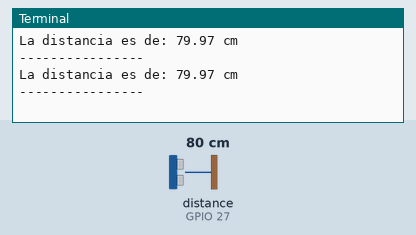
Recording of a program running on a simulated Raspberry Pi (BCM pin numbers). Parts: the last lines printed to the terminal. The inputs (shaded band) are chosen by the test bench; at power-on: distance to the obstacle (sensor on GPIO 27) 80 cm. The echo pulse lasts 58.3 µs per cm; the clock reads 2024-03-15 10:24:30 at power-on unless the program sets it.

Above: at 1.2 s.
1.3 s: distance to the obstacle (sensor on GPIO 27) set to 2 cm
At 2.3 s:
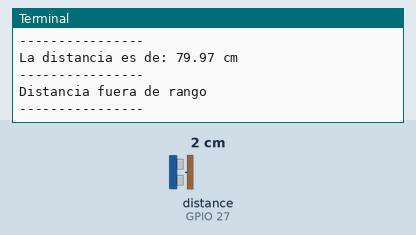
3.9 s: distance to the obstacle (sensor on GPIO 27) set to 4 cm
At 4.5 s:
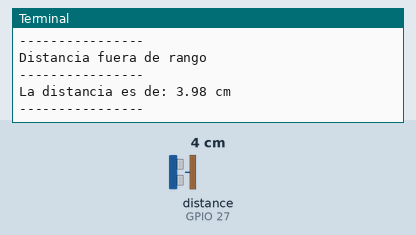

The program:

KY-050pi.py
```python
import time
import RPi.GPIO as GPIO

GPIO.setmode(GPIO.BCM)

Trigger_Pin = 17
Echo_Pin = 27
sleeptime = 0.8

GPIO.setup(Trigger_Pin, GPIO.OUT)
GPIO.setup(Echo_Pin, GPIO.IN)
GPIO.output(Trigger_Pin, False)

try:
    while True:
        GPIO.output(Trigger_Pin, True)
        time.sleep(0.00001)
        GPIO.output(Trigger_Pin, False)
        pulso_inicio = time.time()
        while GPIO.input(Echo_Pin) == 0:
            pulso_inicio = time.time()
        while GPIO.input(Echo_Pin) == 1:
            pulso_fin = time.time()
        duracion = pulso_fin - pulso_inicio
        distancia = (duracion * 34300) / 2
        if distancia < 2 or (round(distancia) > 300):
            print("Distancia fuera de rango")
            print("----------------")
        else:
            distancia = format((duracion * 34300) / 2, '.2f')
            print(("La distancia es de:"), distancia,("cm"))
            print("----------------")
        time.sleep(sleeptime)

except KeyboardInterrupt:
    GPIO.cleanup()
```

Measured:
- after the input at 1.3 s, the terminal: prints a new line after 0.31 s (image 1)
- after the input at 3.9 s, the terminal: prints a new line after 0.12 s (image 2)
